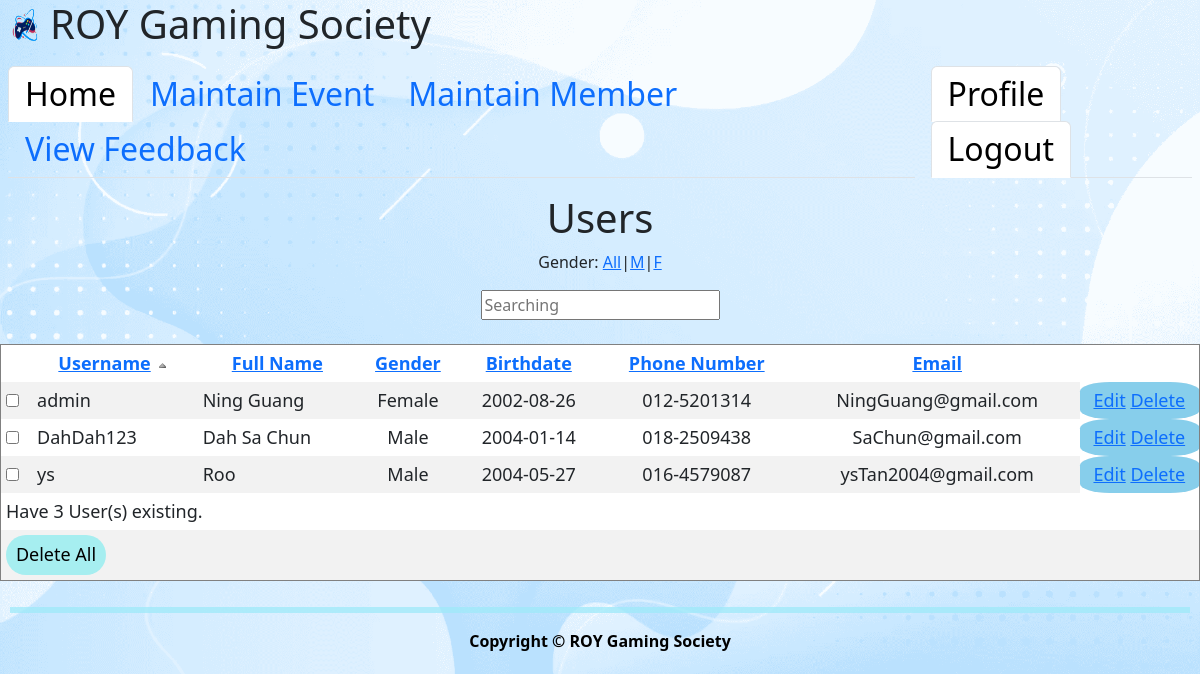
Screenshot of /maintainUser.php with the database file from the repository.
### tables this page shows
CREATE TABLE `user` (
  `username` varchar(30) NOT NULL,
  `fullname` varchar(30) NOT NULL,
  `gender` char(1) NOT NULL,
  `birthdate` date NOT NULL,
  `phone_number` varchar(12) NOT NULL,
  `email_address` varchar(50) NOT NULL,
  `password` varchar(30) NOT NULL
);

### secret/helper.php (called while the page is built, shortened)
<?php
function getGender(){
    return array(
        'M' => 'Male',
        'F' => 'Female'
    );
}

### maintainUser.php (the view, shortened to what this page needs)
<?php
    $header = array(
            "username" => "Username",
            "fullname" => "Full Name",
            "gender" => "Gender",
            "birthdate" => "Birthdate",
            "phone_number" => "Phone Number",
            "email_address" => "Email",
    );
?>
<!DOCTYPE html>
<html>
    <head>
        <link href="css/Style.css" rel="stylesheet" type="text/css"/>
    </head>
    <body>
        <?php
            include ('admin-header.php');
            require_once './secret/helper.php';
        ?>
        <div class="main">
        <h1>Users</h1>
        <p>Gender:
        <?php
            if(empty($_GET)){
                $sort = "username";
                $order = "ASC";
                $gender = "%";
                $name = "%";
            }else{
                $sort = $_GET["sort"];
                $order = $_GET["order"];
                $gender = $_GET["gender"];
                $name = $_GET['username'];
            }
            printf("<a href='?sort=%s&order=%s&username=%s&gender=%s'>All</a>", $sort, $order, '%', '%');
            foreach (getGender() as $key => $value) {
                printf("|<a href='?sort=%s&order=%s&username=%s&gender=%s'>%s</a>", $sort, $order, '%', $key, $key);
            }
        ?>
        </p>
            <form action="" method="GET">
                <input type="search" name="username" placeholder="Searching"/>
            </form>
            <br>
        <form action="" method="POST">
            <table border="1" cellspacing="0" cellpadding="5">
                <tr>
                    <th></th>
                    <?php
                        foreach ($header as $key => $value) {
                            if($key == $sort){
                                printf("<th>
                                    <a href='?sort=%s&order=%s&username=%s&gender=%s'>%s</a>
                                    <img src='img/%s' />
                                    </th>",$key, ($order == "ASC")? "DESC" : "ASC", $name, $gender, $value, ($order == "ASC") ? 'asc.png' : 'desc.png');
                            }else{
                                printf("<th>
                                    <a href='?sort=%s&order=ASC&username=%s&gender=%s'>%s</a>
                                    </th>",$key, $name, $gender, $value);
                            }
                        }
                    ?>
                </tr>
                <?php
                    $con = new mysqli(DB_HOST, DB_USER, DB_PASS, DB_NAME);
                    $sql = "SELECT * FROM USER WHERE USERNAME LIKE '$name%' AND GENDER LIKE '$gender' ORDER BY $sort $order ";
                    $result = $con->query($sql);
                    if($result->num_rows >0){
                        while($row = $result->fetch_object()){
                            printf("
                                <tr>
                                <td><input class='rbCheck' type='checkbox' name='checked[]' value='%s' /></td>
                                <td class='username'>%s</td>
                                <td class='fullname'>%s</td>
                                <td class='gender'>%s</td>
                                <td class='birthdate'>%s</td>
                                <td class='phone'>%s</td>
                                <td class='email'>%s</td>
                                <td class='button'>
                                    <a href='edit-user.php?username=%s'>Edit</a>
                                    <a href='delete-user.php?username=%s'>Delete</a>
                                </td>
                                </tr>",$row->username, $row->username, $row->fullname
                                      , getGender()[$row->gender], $row->birthdate, $row->phone_number
                                      ,$row->email_address, $row->username, $row->username);
                        }
                    }
                    printf("<tr><td colspan='8'>Have %d User(s) existing.</td></tr>", $result->num_rows);
                ?>
                <tr>
                    <td colspan="10"><input class="delete-all" type="submit" value="Delete All" name="btnDelete" onclick="return confirm('This will delete all records.\n Are You Sure?')"/></td>
                </tr>
            </table>
        </form>
            <?php
            include ('footer.php');
            ?>
    </body>
</html>

### css/Style.css (style rules this page uses)
body { background-image: url("../img/wallpaper.png"); background-repeat: no-repeat; background-size: cover; background-position: center; }
.main { text-align: center; }
table { width: 100%; font-size: 18px; padding: 15px; }
th { background-color: white; color: black; }
td { text-align: left; }
.delete-all { background-color: #A6EEF0; border: 0; border-radius: 50px; width: 100px; height: 40px; }

### css/css.css (style rules this page uses)
.main { height: 50%; background-position: center; background-repeat: no-repeat; background-size: cover; }

### maintainUser.php (style rules this page uses)
table { background-color: white; }
tr:nth-child(even) { background-color: #f2f2f2; }
.button { width: 10%; text-align: center; border-radius: 25%; background-color: skyblue; }
.username, .fullname { text-align: left; }
.gender, .birthdate, .phone, .email { text-align: center; }
.rbCheck { padding: 20px; }

### rows the page displays
user: username "admin", fullname "Ning Guang", gender "Female", birthdate "2002-08-26", phone_number "012-5201314", email_address "NingGuang@gmail.com"
user: username "DahDah123", fullname "Dah Sa Chun", gender "Male", birthdate "2004-01-14", phone_number "018-2509438", email_address "SaChun@gmail.com"
user: username "ys", fullname "Roo", gender "Male", birthdate "2004-05-27", phone_number "016-4579087", email_address "ysTan2004@gmail.com"

### other values shown
$key "M"
$key "F"
$value "Username"
$value "Full Name"
$value "Gender"
$value "Birthdate"
$value "Phone Number"
$value "Email"
$result->num_rows "3"
